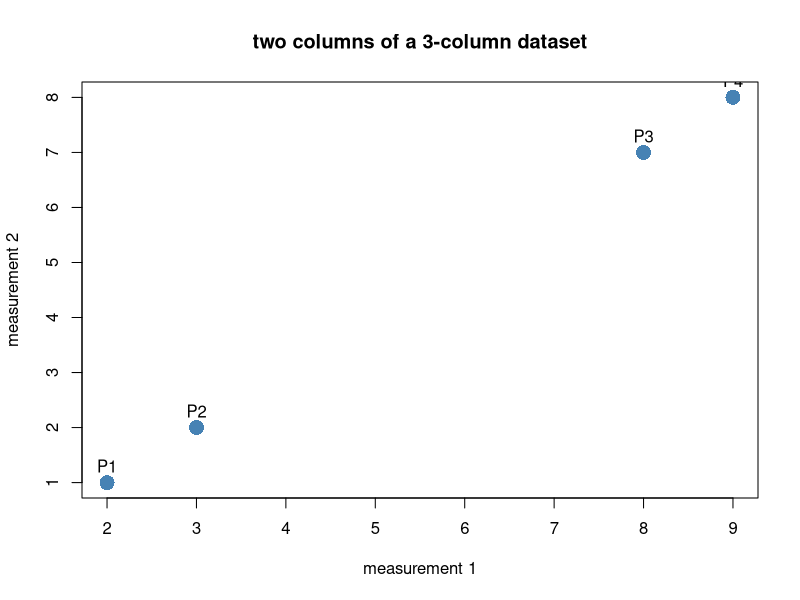

This chart was generated by the following R code:
## ---- chunk 1
#| include: false
# Build-time setup only — the live cells below re-state their own data. Base R is all
# we need, so nothing to install.
needed <- c()
to_install <- setdiff(needed, rownames(installed.packages()))
if (length(to_install) > 0) install.packages(to_install)
invisible(lapply(needed, library, character.only = TRUE))
set.seed(42)
## ---- chunk 2
# The two towns, as points. rbind stacks them: one ROW per point.
A <- c(1, 2)
B <- c(4, 6)

# The per-coordinate gaps
gaps <- B - A          # 3 4  (east-west gap, north-south gap)
gaps

# Euclidean distance, straight from Pythagoras: square, add, square-root
sqrt(sum(gaps^2))      # 5

# R's built-in: dist() on the stacked points gives the same 5
dist(rbind(A, B))      # 5
## ---- chunk 3
A <- c(1, 2)
B <- c(4, 6)

sqrt(sum((A - B)^2))                       # 5  — Euclidean, by hand
as.numeric(dist(rbind(A, B)))              # 5  — Euclidean, built-in (default)
sum(abs(A - B))                            # 7  — Manhattan, by hand
as.numeric(dist(rbind(A, B), method = "manhattan"))  # 7 — Manhattan, built-in

# The norm is distance from the origin:
v <- c(3, 4)
sqrt(sum(v^2))                             # 5 — length of v
as.numeric(dist(rbind(c(0, 0), v)))        # 5 — same, as a distance from (0,0)
## ---- chunk 4
a <- c(4, 2)
b <- c(3, 4)

dp <- sum(a * b)          # 20 — the dot product (from vectors & summation)
len_b <- sqrt(sum(b^2))   # 5  — the norm of b
dp / len_b                # 4  — how far a reaches along b's direction
## ---- chunk 5
u <- c(1, 0)   # east
w <- c(0, 1)   # north
sum(u * w)     # 0 — dot product zero  =>  orthogonal (at right angles)

u2 <- c(2, 1)
w2 <- c(-1, 2)
sum(u2 * w2)   # 0 — also orthogonal, even though neither lies on an axis
## ---- chunk 6
#| fig-alt: Scatterplot of measurement 1 versus measurement 2 for four labelled
#|   points; P1 and P2 sit close together in the lower-left, P3 and P4 close
#|   together in the upper-right, forming two tight pairs.
# 4 people, 3 measurements each (one ROW per person) — a matrix, from the module we build on
people <- matrix(c(2, 1, 5,
                   3, 2, 4,
                   8, 7, 1,
                   9, 8, 2), nrow = 4, byrow = TRUE)
rownames(people) <- c("P1", "P2", "P3", "P4")
colnames(people) <- c("m1", "m2", "m3")

# Plot two of the three columns: a real slice you CAN draw
plot(people[, 1], people[, 2], pch = 16, cex = 2, col = "steelblue",
     xlab = "measurement 1", ylab = "measurement 2",
     main = "two columns of a 3-column dataset")
text(people[, 1], people[, 2], rownames(people), pos = 3)
## ---- chunk 7
round(dist(people), 2)   # small within {P1,P2} and {P3,P4}, large across the pairs
